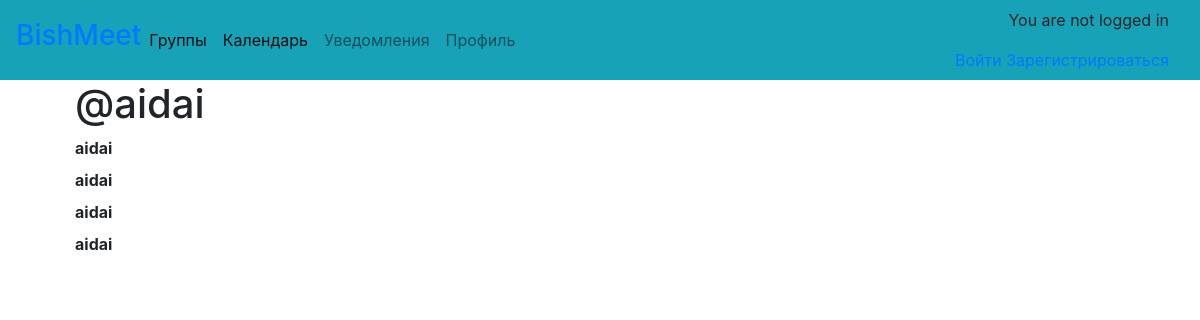
The page /events/by/aidai/ on the database as committed earlier.
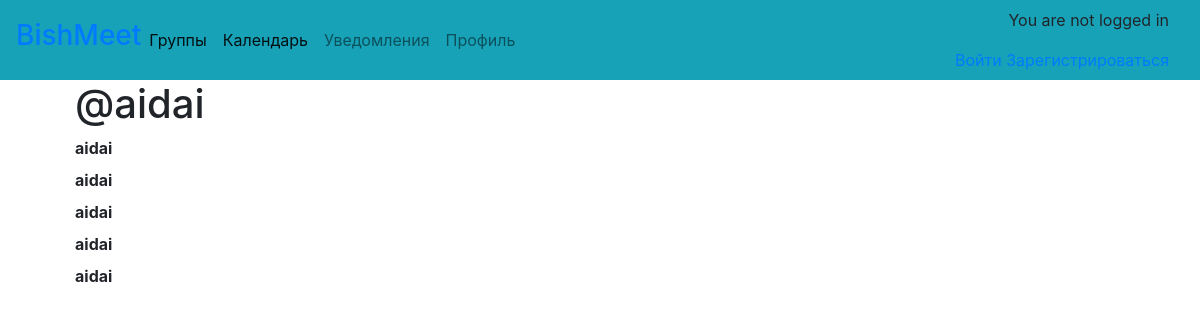
The same page on the database as committed later.
### events/models.py (models this page shows, shortened)
class Event(models.Model):
    user = models.ForeignKey(User, related_name='events', on_delete=models.CASCADE)
    group = models.ForeignKey(Group, related_name='events', null=True, blank=True, on_delete=models.CASCADE)
    name = models.CharField(max_length=50)
    details = HTMLField('Details')
    venue = models.CharField(max_length=200)
    date = models.DateField(help_text='Please use the following format: <em>YYYY-MM-DD</em>.')
    time = models.TimeField(help_text='Please use the following format: <em>HH:MM:SS<em>')
    attendees = models.ManyToManyField(settings.AUTH_USER_MODEL, related_name='attending', blank=True)
    num_of_attendees = models.PositiveIntegerField(default=0, blank=True)
    class Meta:
        verbose_name = 'event'
        verbose_name_plural = 'events'
        ordering = ['date', 'time']

### events/views.py (the view)
# urls.py: path('by/<username>/', UserEvents.as_view(), name='for_user'),
class UserEvents(generic.ListView)        :
    model = Event
    template_name = 'events/user_event_list.html'
    def get_queryset(self):
        try:
            self.event_user = User.objects.prefetch_related('events').get(username__iexact=self.kwargs.get('username'))
        except User.DoesNotExist:
            raise Http404
        else:
            return self.event_user.events.all()
    def get_context_data(self, **kwargs):
        context = super().get_context_data(**kwargs)
        context['event_user'] = self.event_user
        return context

### events/templates/events/user_event_list.html
{% extends "events/base.html" %}
{% block preevent %}
  <div class="col-md-4">
    <h1>@{{event_user.username}}</h1>
  </div>
{% endblock %}
{% block event_content %}
<div class="col-md-8">
  {% for event in event_list %}
  {% include "events/_event.html" %}
  {% endfor %}
</div>
{% endblock %}

### events/templates/events/_event.html (shortened to what this page needs)
<div class="event media">
    <div class="media-body">
      <strong>{{event.user.username}}</strong>
    </div>
  </div>

Rows that differ between the two databases and show on the page:
added Event: user.username "aidai"
